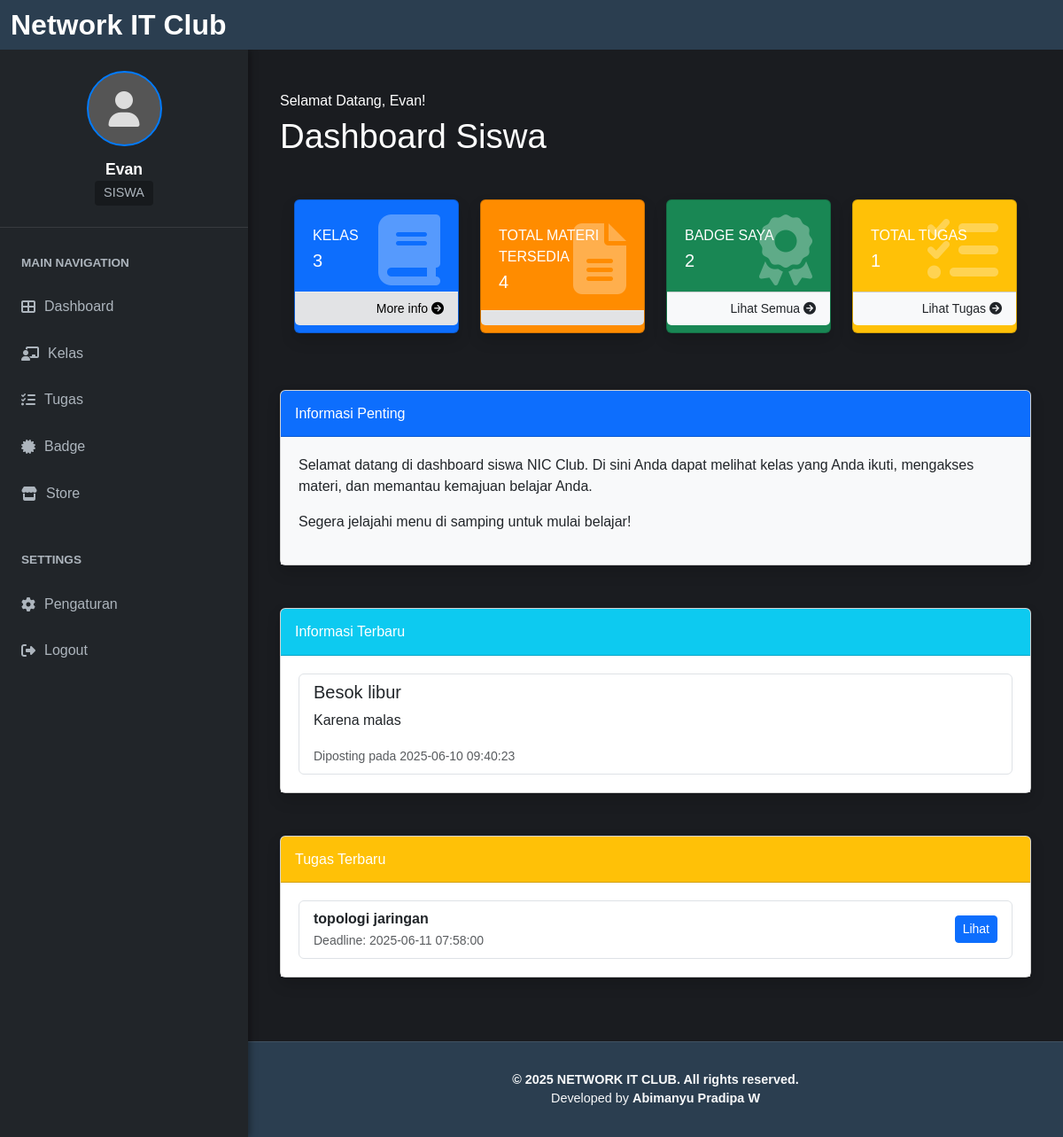
Page /dashboard/siswa/index.php (signed in) on the committed database.
### tables this page shows
CREATE TABLE `informasi` (
  `id` int(11) NOT NULL,
  `title` varchar(255) NOT NULL,
  `content` text NOT NULL,
  `created_at` timestamp NOT NULL DEFAULT current_timestamp()
);

CREATE TABLE `assignments` (
  `id` int(11) NOT NULL,
  `title` varchar(255) NOT NULL,
  `description` text DEFAULT NULL,
  `kelas_id` int(11) DEFAULT NULL,
  `deadline` datetime DEFAULT NULL,
  `created_by` int(11) DEFAULT NULL,
  `created_at` timestamp NOT NULL DEFAULT current_timestamp()
);

### dashboard/siswa/index.php (the view, shortened to what this page needs)
<?php
include '../../includes/inc_koneksi.php';
$user_id = $_SESSION['user_id'];
function getClassCount($koneksi) {
    $result = $koneksi->query("SELECT COUNT(*) AS count FROM classes");
    $row = $result->fetch_assoc();
    return $row['count'];
}
function getMaterialCount($koneksi) {
    $result = $koneksi->query("SELECT COUNT(*) AS count FROM materials");
    $row = $result->fetch_assoc();
    return $row['count'];
}
$materi_count = getMaterialCount($koneksi);
$kelas_count = getClassCount($koneksi);
include '../dashboard_header.php';
?>
<div class="container-fluid py-4">
    <h6 class="mb-2">Selamat Datang, <?php echo htmlspecialchars($logged_in_username); ?>!</h6>
    <h1 class="mb-2">Dashboard Siswa</h1>
</div>
<div class="container">
    <div class="row g-4 mb-4 p-3">
        <div class="col-xl-3 col-md-6 mb-4">
            <div class="card h-100 text-white bg-primary shadow py-2">
                <div class="card-body">
                    <div class="row no-gutters align-items-center">
                        <div class="col mr-2">
                            <div class="text-xs font-weight-bold text-uppercase mb-1">Kelas</div>
                            <div class="h5 mb-0 font-weight-bold"><?php echo $kelas_count; ?></div>
                        </div>
                        <div class="col-auto">
                            <i class="fas fa-book fa-2x text-white card-icon"></i>
                        </div>
                    </div>
                </div>
                <div class="card-footer bg-secondary-subtle border-light-subtle text-end d-flex justify-content-end align-items-center">
                    <a href="../class_preview/index.php" class="text-black text-decoration-none small">More info <i class="fas fa-arrow-circle-right"></i></a>
                </div>
            </div>
        </div>
        <div class="col-xl-3 col-md-6 mb-4">
            <div class="card h-100 text-white shadow py-2" style="background-color: #ff8c00;">
                <div class="card-body">
                    <div class="row no-gutters align-items-center">
                        <div class="col mr-2">
                            <div class="text-xs font-weight-bold text-uppercase mb-1">Total Materi Tersedia</div>
                            <div class="h5 mb-0 font-weight-bold"><?php echo $materi_count; ?></div>
                        </div>
                        <div class="col-auto">
                            <i class="fas fa-file-lines fa-2x text-white card-icon"></i>
                        </div>
                    </div>
                </div>
                <div class="card-footer bg-secondary-subtle border-light-subtle text-end d-flex justify-content-end align-items-center"></div>
            </div>
        </div>
        <div class="col-xl-3 col-md-6 mb-4">
            <?php
            $badge_result = mysqli_query($koneksi, "SELECT COUNT(*) AS total FROM user_badges WHERE user_id = $user_id");
            $badge_count = mysqli_fetch_assoc($badge_result)['total'];
            ?>
            <div class="card h-100 bg-success text-white shadow py-2">
                <div class="card-body">
                    <div class="row no-gutters align-items-center">
                        <div class="col mr-2">
                            <div class="text-xs font-weight-bold text-uppercase mb-1">Badge Saya</div>
                            <div class="h5 mb-0 font-weight-bold"><?php echo $badge_count; ?></div>
                        </div>
                        <div class="col-auto">
                            <i class="fas fa-award fa-2x text-white card-icon"></i>
                        </div>
                    </div>
                </div>
                <div class="card-footer bg-light text-end d-flex justify-content-end align-items-center">
                    <a href="../badges/index.php" class="text-dark text-decoration-none small">Lihat Semua <i class="fas fa-arrow-circle-right"></i></a>
                </div>
            </div>
        </div>
        <div class="col-xl-3 col-md-6 mb-4">
            <?php
            $tugas_result = mysqli_query($koneksi, "SELECT COUNT(*) AS total FROM assignments");
            $tugas_count = mysqli_fetch_assoc($tugas_result)['total'];
            ?>
            <div class="card h-100 bg-warning text-white shadow py-2">
                <div class="card-body">
                    <div class="row no-gutters align-items-center">
                        <div class="col mr-2">
                            <div class="text-xs font-weight-bold text-uppercase mb-1">Total Tugas</div>
                            <div class="h5 mb-0 font-weight-bold"><?php echo $tugas_count; ?></div>
                        </div>
                        <div class="col-auto">
                            <i class="fas fa-tasks fa-2x text-white card-icon"></i>
                        </div>
                    </div>
                </div>
                <div class="card-footer bg-light text-end d-flex justify-content-end align-items-center">
                    <a href="../assignments/index.php" class="text-dark text-decoration-none small">Lihat Tugas <i class="fas fa-arrow-circle-right"></i></a>
                </div>
            </div>
        </div>
    </div>
    <div class="row justify-content-center">
        <div class="col-lg-12 mb-4">
            <div class="card shadow mb-4">
                <div class="card-header py-3 bg-primary text-white">
                    <h6 class="m-0 font-weight-bold">Informasi Penting</h6>
                </div>
                <div class="card-body bg-light">
                    <p>Selamat datang di dashboard siswa NIC Club. Di sini Anda dapat melihat kelas yang Anda ikuti, mengakses materi, dan memantau kemajuan belajar Anda.</p>
                    <p>Segera jelajahi menu di samping untuk mulai belajar!</p>
                </div>
            </div>
        </div>
    </div>
    <?php
    $query_info = "SELECT * FROM informasi ORDER BY created_at DESC LIMIT 5";
    $result_info = $koneksi->query($query_info);
    ?>
    <div class="row justify-content-center">
        <div class="col-lg-12 mb-4">
            <div class="card shadow mb-4">
                <div class="card-header py-3 bg-info text-white">
                    <h6 class="m-0 font-weight-bold">Informasi Terbaru</h6>
                </div>
                <div class="card-body bg-white">
                    <?php if ($result_info && $result_info->num_rows > 0): ?>
                        <ul class="list-group">
                            <?php while($info = $result_info->fetch_assoc()): ?>
                                <li class="list-group-item">
                                    <h5><?= htmlspecialchars($info['title']) ?></h5>
                                    <p><?= nl2br(htmlspecialchars($info['content'])) ?></p>
                                    <small class="text-muted">Diposting pada <?= $info['created_at'] ?></small>
                                </li>
                            <?php endwhile; ?>
                        </ul>
                    <?php else: ?>
                        <p class="text-center">Belum ada informasi terbaru.</p>
                    <?php endif; ?>
                </div>
            </div>
        </div>
    </div>
     <?php
    $query_tugas = "SELECT a.id, a.title, a.deadline FROM assignments a ORDER BY created_at DESC LIMIT 5";
    $result_tugas = $koneksi->query($query_tugas);
    ?>
    <div class="row justify-content-center">
        <div class="col-lg-12 mb-4">
            <div class="card shadow mb-4">
                <div class="card-header py-3 bg-warning text-white">
                    <h6 class="m-0 font-weight-bold">Tugas Terbaru</h6>
                </div>
                <div class="card-body bg-white">
                    <?php if ($result_tugas && $result_tugas->num_rows > 0): ?>
                        <ul class="list-group">
                            <?php while($tugas = $result_tugas->fetch_assoc()): ?>
                                <li class="list-group-item d-flex justify-content-between align-items-center">
                                    <div>
                                        <strong><?= htmlspecialchars($tugas['title']) ?></strong><br>
                                        <small class="text-muted">Deadline: <?= htmlspecialchars($tugas['deadline']) ?></small>
                                    </div>
                                    <a href="../assignments/index.php" class="btn btn-sm btn-primary">Lihat</a>
                                </li>
                            <?php endwhile; ?>
                        </ul>
                    <?php else: ?>
                        <p class="text-center">Belum ada tugas terbaru.</p>
                    <?php endif; ?>
                </div>
            </div>
        </div>
    </div>
</div>
<?php
include '../dashboard_footer.php';
?>

### css/dashboard.css (style rules this page uses)
:root { --sidebar-width: 280px; --navbar-height: 56px; --footer-height: 60px; --header-bg: #2b3e50; --sidebar-bg: #212529; --main-content-bg: #1a1c20; --text-color: #ffffff; --accent-color: #007bff; --muted-text: #adb5bd; --navbar-brand-desktop-size: 2rem; --navbar-brand-tablet-size: 1.5rem; --navbar-brand-mobile-size: 1.25rem; --profile-name-desktop-size: 1.1rem; --profile-name-tablet-size: 1rem; --profile-name-mobile-size: 0.9rem; --profile-role-desktop-size: 0.9rem; --profile-role-tablet-size: 0.8rem; --profile-role-mobile-size: 0.7rem; --sidebar-heading-desktop-size: 0.85rem; --sidebar-heading-tablet-size: 0.75rem; --sidebar-heading-mobile-size: 0.65rem; --list-item-desktop-size: 1rem; --list-item-tablet-size: 0.9rem; --list-item-mobile-size: 0.8rem; --card-icon-desktop-size: 5rem; --card-icon-mobile-size: 4.5rem; }
body { background-color: var(--main-content-bg); color: var(--text-color); font-family: "Segoe UI", Tahoma, Geneva, Verdana, sans-serif; margin: 0; min-height: 100vh; display: flex; flex-direction: column; }
.card-body { position: relative; padding: 1.25rem; }
.card-icon { font-size: var(--card-icon-desktop-size); position: absolute; right: 1.25rem; top: 50%; transform: translateY( -50% ); opacity: 0.3; pointer-events: none; transition: opacity 0.3s ease; }

### dashboard/css/class.css (style rules this page uses)
:root { --blue: #2a33bf; --white: #ffffff; --black: #000000; --bg: #121212; }
body { background-color: var(--bg); color: var(--white); font-family: Arial, sans-serif; text-decoration: none; }

### dashboard/css/material.css (style rules this page uses)
h1 { font-size: 2.4rem; margin-bottom: 10px; color: #fefefe; }

### rows in the picture
informasi: title "Besok libur", content "Karena malas", created_at "2025-06-10 09:40:23"
assignments: title "topologi jaringan", deadline "2025-06-11 07:58:00"

### other values in the picture
$logged_in_username "Evan"
$logged_in_role "SISWA"
$text "Dashboard"
$text "Kelas"
$text "Tugas"
$text "Badge"
$text "Store"
$kelas_count "3"
$materi_count "4"
$badge_count "2"
$tugas_count "1"
